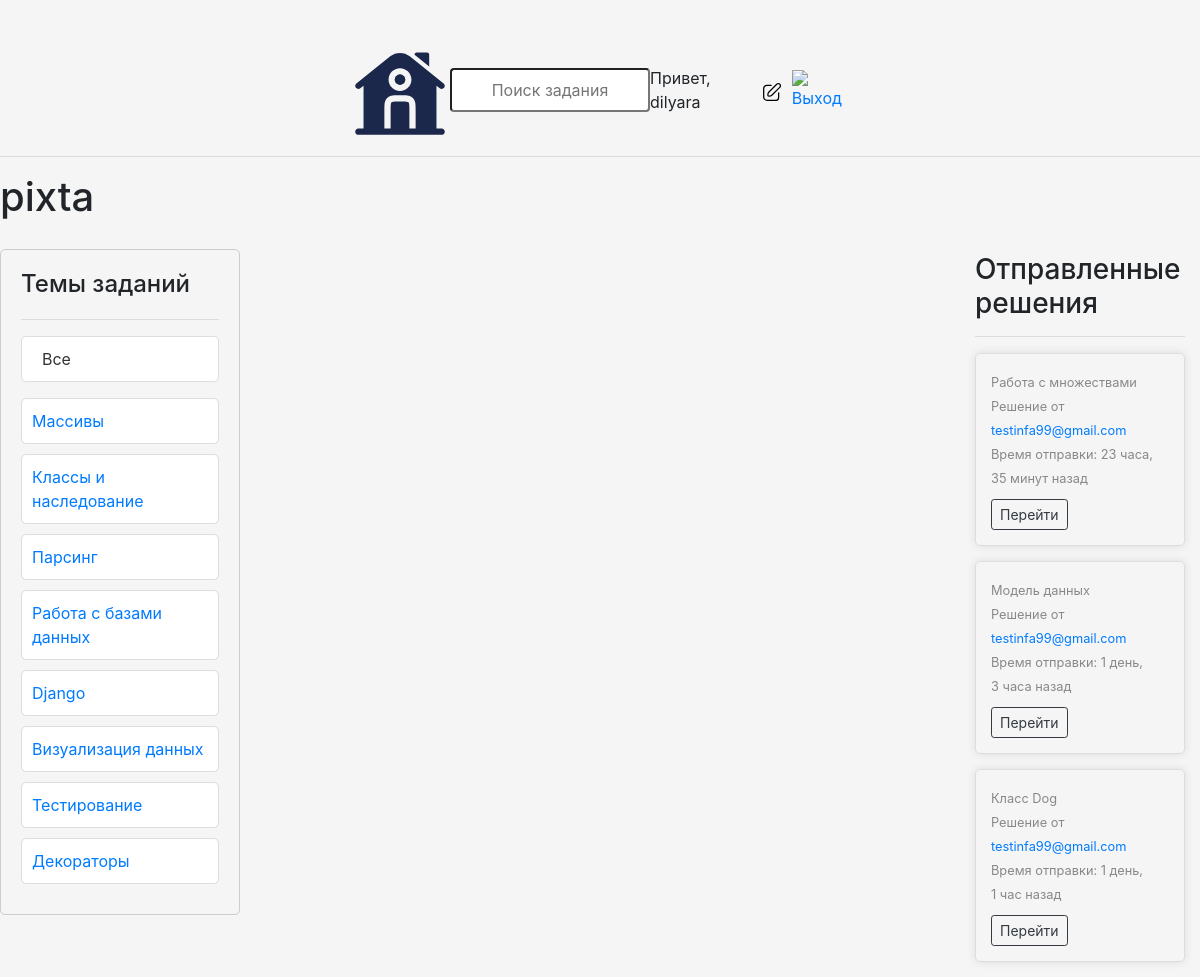
The app's page /profile/2/ (signed in), older data.
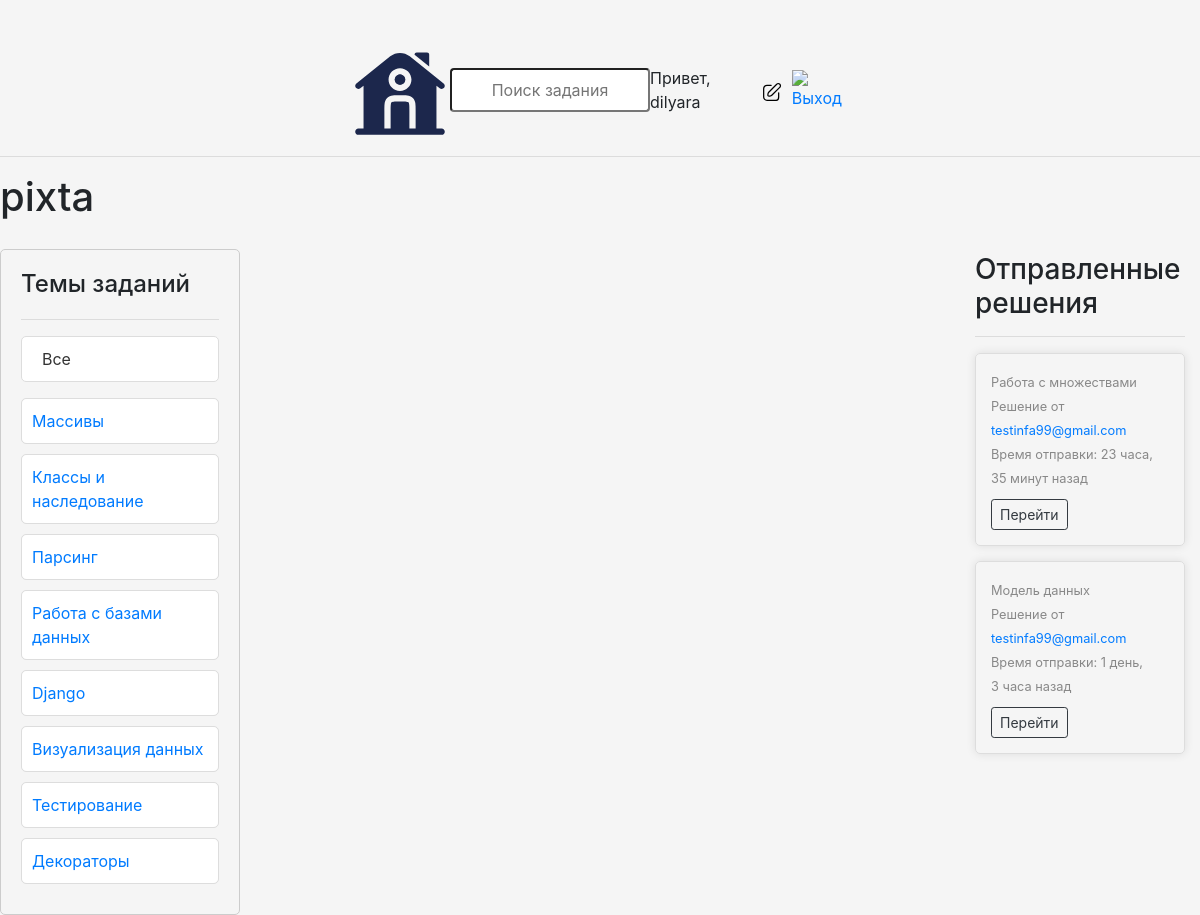
The same page, newer data.
### base/models.py (models this page shows, shortened)
class Topic(models.Model):
    name = models.CharField(max_length = 200)

class Message(models.Model):
    user = models.ForeignKey(User, on_delete=models.CASCADE)
    task = models.ForeignKey(Task, on_delete=models.CASCADE)
    body = models.TextField()
    attachment = models.FileField(upload_to='message_files/', null=True, blank=True)
    updated = models.DateTimeField(auto_now=True)
    created = models.DateTimeField(auto_now_add=True)
    rating = models.IntegerField(null=True, blank=True)
    class Meta:
        ordering = ['-updated','-created']

class Task(models.Model):
    host = models.ForeignKey(User, on_delete = models.SET_NULL, null = True)
    topic = models.ForeignKey(Topic, on_delete = models.SET_NULL, null = True)
    name = models.CharField(max_length = 200)
    description = models.TextField(null = True, blank = True)
    participants = models.ManyToManyField(User, related_name = 'participants', blank = True)
    updated = models.DateTimeField(auto_now = True)
    created = models.DateTimeField(auto_now_add = True)
    deadline = models.DateTimeField(null = True, blank = True)
    class Meta:
        ordering=['-updated','-created']
    def __str__(self):
        return self.name

class User(AbstractUser):
    name = models.CharField(max_length=200, null=True)
    email = models.EmailField(unique=True, null=True)
    bio = models.TextField(null=True)
    ROLE_CHOICES = [
        ('admin', 'Admin'),
        ('user', 'User'),
    ]
    role = models.CharField(max_length=5, choices=ROLE_CHOICES, default='user')
    avatar = models.ImageField(null=True, default='avatar.svg')
    USERNAME_FIELD = 'email'
    REQUIRED_FIELDS = []

### base/views.py (the view)
# urls.py: path('profile/<str:pk>/', views.userProfile, name="user-profile"),
def userProfile(request, pk):
    user = User.objects.get(id = pk)
    tasks = user.task_set.all()
    task_messages = user.message_set.all()
    topics = Topic.objects.all()
    context = {'user': user, 'tasks': tasks,
               'task_messages': task_messages, 'topics': topics}
    return render(request, 'base/profile.html', context)

### base/templates/base/profile.html (shortened to what this page needs)
{% extends 'main.html' %}
{% block content %}
<h1>{{user.username}}</h1>
<div class="profile-container">
    <div>
        {% include 'base/topics_component.html' %}
    </div>
    <div>
    </div>
    <div>
        {% include 'base/activity_component.html' %}
    </div>
</div>
{% endblock content %}

### base/templates/base/topics_component.html (shortened to what this page needs)
<div class="custom-container">
    <h3 class="custom-heading">Темы заданий</h3>
    <hr>
    <div class="d-flex justify-content-between align-items-center mb-3">
        <a href="{% url 'home' %}" class="custom-button custom-button-all btn-block text-left">Все</a>
    </div>
    <ul class="custom-list">
        {% for topic in topics %}
            <li class="custom-list-item {% if topic.name == selected_topic %}active{% endif %}">
                <a href="{% url 'home' %}?q={{ topic.name }}" class="custom-list-link">
                    {{ topic.name }}
                </a>
            </li>
        {% endfor %}
    </ul>
</div>

### base/templates/base/activity_component.html (shortened to what this page needs)
<div class="container mt-4">
    <h3>Отправленные решения</h3>
    <hr>
    {% if task_messages %}
        {% for message in task_messages %}
            <div class="comment-card">
                <small>{{ message.task }}</small>
                <small>Решение от <a href="{% url 'user-profile' message.user.id %}">{{ message.user }}</a></small>
                <small>Время отправки: {{ message.created|timesince }} назад</small>
                <div>
                    {% if request.user.role == "admin" %}
                        <a href="{% url 'task' message.task.id %}" class="btn btn-sm btn-outline-dark delete-btn">Перейти</a>
                    {% endif %}
                </div>
            </div>
        {% endfor %}
    {% else %}
        <p>Никто ничего не выложил</p>
    {% endif %}
</div>

Row changes from the older to the newer data that the page shows:
removed Message: task "Класс Dog", user "testinfa99@gmail.com", created "1 день, 1 час"
